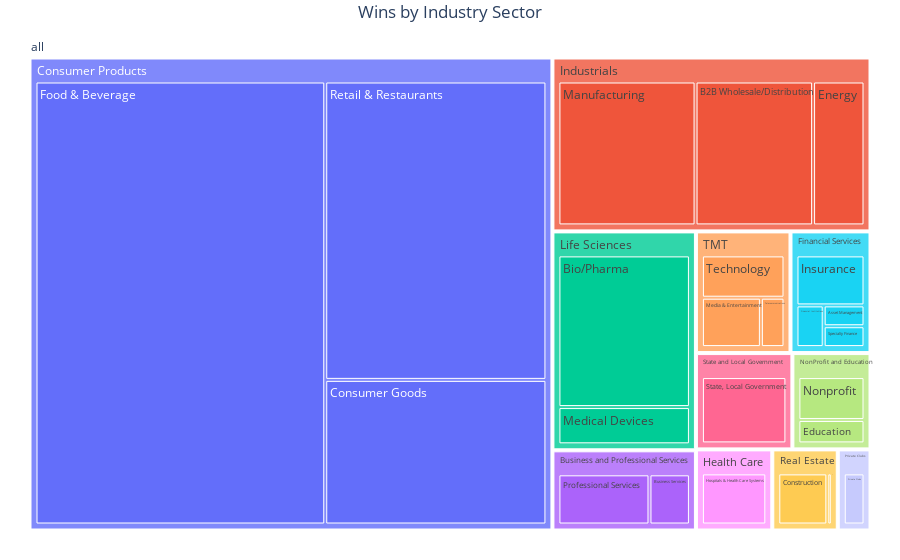

Notebook cell for this chart:
### Code cell
"""create a treemap to cluster wins by industry and industry_sector"""
fig = px.treemap(opp_non_numeric, path=[px.Constant('all'), 'industry', 'industry_sector'], 
                 values = 'Won', title='Wins by Industry Sector')
fig.update_layout(title_x=0.5, margin = dict(t=35, l=25, r=25, b=25))
fig.show()

### Figure 1 — Plotly figure (JSON) as saved in the notebook; plotly's stock layout.template omitted (floating-point values rounded to 4 significant figures)
{"data": [{"branchvalues": "total", "domain": {"x": [0, 1], "y": [0, 1]}, "hovertemplate": "labels=%{label}<br>Won=%{value}<br>parent=%{parent}<br>id=%{id}<extra></extra>", "ids": ["all/Business and Professional Services/Architecture/Engineering/Consulting", "all/Financial Services/Asset Management", "all/Industrials/B2B Wholesale/Distribution", "all/Life Sciences/Bio/Pharma", "all/Business and Professional Services/Business Services", "all/Real Estate/Construction", "all/Consumer Products/Consumer Goods", "all/NonProfit and Education/Education", "all/Industrials/Energy", "all/Federal Government/Federal Government", "all/Financial Services/Financial Institutions", "all/Consumer Products/Food & Beverage", "all/Gaming/Gaming", "all/Health Care/Hospitals & Health Care Systems", "all/Financial Services/Insurance", "all/Life Sciences/Life Sciences", "all/Industrials/Manufacturing", "all/TMT/Media & Entertainment", "all/Life Sciences/Medical Devices", "all/NonProfit and Education/Nonprofit", "all/Private Clubs/Private Clubs", "all/Business and Professional Services/Professional Services", "all/Real Estate/Real Estate", "all/Consumer Products/Retail & Restaurants", "all/Financial Services/Specialty Finance", "all/State and Local Government/State, Local Government", "all/TMT/Technology", "all/TMT/Telecommunications", "all/Business and Professional Services", "all/Consumer Products", "all/Federal Government", "all/Financial Services", "all/Gaming", "all/Health Care", "all/Industrials", "all/Life Sciences", "all/NonProfit and Education", "all/Private Clubs", "all/Real Estate", "all/State and Local Government", "all/TMT", "all"], "labels": ["Architecture/Engineering/Consulting", "Asset Management", "B2B Wholesale/Distribution", "Bio/Pharma", "Business Services", "Construction", "Consumer Goods", "Education", "Energy", "Federal Government", "Financial Institutions", "Food & Beverage", "Gaming", "Hospitals & Health Care Systems", "Insurance", "Life Sciences", "Manufacturing", "Media & Entertainment", "Medical Devices", "Nonprofit", "Private Clubs", "Professional Services", "Real Estate", "Retail & Restaurants", "Specialty Finance", "State, Local Government", "Technology", "Telecommunications", "Business and Professional Services", "Consumer Products", "Federal Government", "Financial Services", "Gaming", "Health Care", "Industrials", "Life Sciences", "NonProfit and Education", "Private Clubs", "Real Estate", "State and Local Government", "TMT", "all"], "name": "", "parents": ["all/Business and Professional Services", "all/Financial Services", "all/Industrials", "all/Life Sciences", "all/Business and Professional Services", "all/Real Estate", "all/Consumer Products", "all/NonProfit and Education", "all/Industrials", "all/Federal Government", "all/Financial Services", "all/Consumer Products", "all/Gaming", "all/Health Care", "all/Financial Services", "all/Life Sciences", "all/Industrials", "all/TMT", "all/Life Sciences", "all/NonProfit and Education", "all/Private Clubs", "all/Business and Professional Services", "all/Real Estate", "all/Consumer Products", "all/Financial Services", "all/State and Local Government", "all/TMT", "all/TMT", "all", "all", "all", "all", "all", "all", "all", "all", "all", "all", "all", "all", "all", ""], "type": "treemap", "values": [0, 3, 48, 57, 8, 11, 79, 6, 21, 0, 4, 317, 0, 14, 12, 0, 56, 10, 14, 11, 6, 18, 1, 163, 3, 21, 12, 4, 26, 559, 0, 22, 0, 14, 125, 71, 17, 6, 12, 21, 26, 899]}], "layout": {"legend": {"tracegroupgap": 0}, "margin": {"b": 25, "l": 25, "r": 25, "t": 35}, "title": {"text": "Wins by Industry Sector", "x": 0.5}}}
